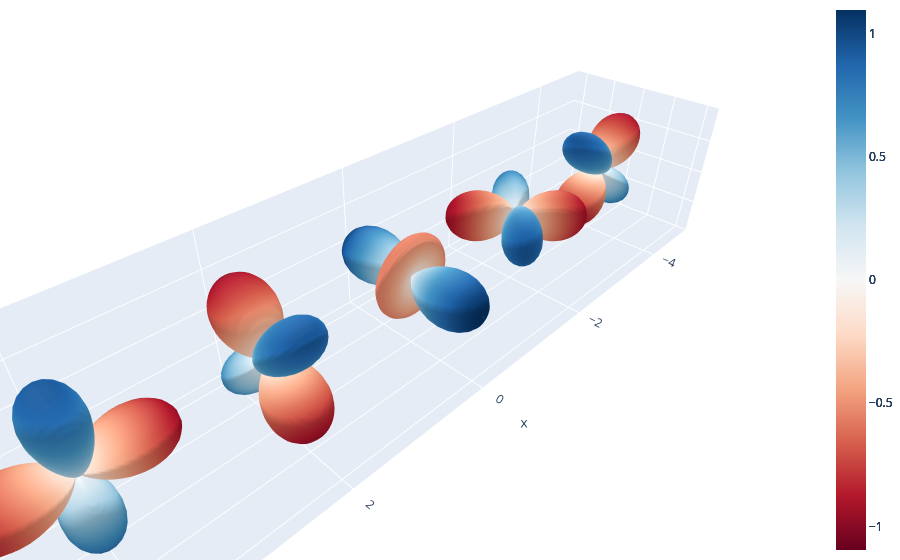

Notebook code for this chart:
### Markdown cell above
These are the $l = 1$ spherical harmonics ($Y^1$).  Now, let's compute $Y^2$.

### Code cell
tp = o3.ElementwiseTensorProduct("1o", "1o", ['2e'], irrep_normalization='norm')
y2 = tp(r, r)
plot(y2)

### Figure 1 — Plotly figure (JSON) as saved in the notebook; plotly's stock layout.template omitted (floating-point values rounded to 4 significant figures; data arrays with more than 128 entries replaced by an {"elided": "..."} marker saying what was removed)
{"data": [{"cmax": 1.095, "cmin": -1.095, "colorscale": [[0, "rgb(103,0,31)"], [0.1, "rgb(178,24,43)"], [0.2, "rgb(214,96,77)"], [0.3, "rgb(244,165,130)"], [0.4, "rgb(253,219,199)"], [0.5, "rgb(247,247,247)"], [0.6, "rgb(209,229,240)"], [0.7, "rgb(146,197,222)"], [0.8, "rgb(67,147,195)"], [0.9, "rgb(33,102,172)"], [1, "rgb(5,48,97)"]], "surfacecolor": {"elided": "80x40 float values"}, "type": "surface", "x": {"elided": "80x40 float values"}, "y": {"elided": "80x40 float values"}, "z": {"elided": "80x40 float values"}}, {"cmax": 1.095, "cmin": -1.095, "colorscale": [[0, "rgb(103,0,31)"], [0.1, "rgb(178,24,43)"], [0.2, "rgb(214,96,77)"], [0.3, "rgb(244,165,130)"], [0.4, "rgb(253,219,199)"], [0.5, "rgb(247,247,247)"], [0.6, "rgb(209,229,240)"], [0.7, "rgb(146,197,222)"], [0.8, "rgb(67,147,195)"], [0.9, "rgb(33,102,172)"], [1, "rgb(5,48,97)"]], "surfacecolor": {"elided": "80x40 float values"}, "type": "surface", "x": {"elided": "80x40 float values"}, "y": {"elided": "80x40 float values"}, "z": {"elided": "80x40 float values"}}, {"cmax": 1.095, "cmin": -1.095, "colorscale": [[0, "rgb(103,0,31)"], [0.1, "rgb(178,24,43)"], [0.2, "rgb(214,96,77)"], [0.3, "rgb(244,165,130)"], [0.4, "rgb(253,219,199)"], [0.5, "rgb(247,247,247)"], [0.6, "rgb(209,229,240)"], [0.7, "rgb(146,197,222)"], [0.8, "rgb(67,147,195)"], [0.9, "rgb(33,102,172)"], [1, "rgb(5,48,97)"]], "surfacecolor": {"elided": "80x40 float values"}, "type": "surface", "x": {"elided": "80x40 float values"}, "y": {"elided": "80x40 float values"}, "z": {"elided": "80x40 float values"}}, {"cmax": 1.095, "cmin": -1.095, "colorscale": [[0, "rgb(103,0,31)"], [0.1, "rgb(178,24,43)"], [0.2, "rgb(214,96,77)"], [0.3, "rgb(244,165,130)"], [0.4, "rgb(253,219,199)"], [0.5, "rgb(247,247,247)"], [0.6, "rgb(209,229,240)"], [0.7, "rgb(146,197,222)"], [0.8, "rgb(67,147,195)"], [0.9, "rgb(33,102,172)"], [1, "rgb(5,48,97)"]], "surfacecolor": {"elided": "80x40 float values"}, "type": "surface", "x": {"elided": "80x40 float values"}, "y": {"elided": "80x40 float values"}, "z": {"elided": "80x40 float values"}}, {"cmax": 1.095, "cmin": -1.095, "colorscale": [[0, "rgb(103,0,31)"], [0.1, "rgb(178,24,43)"], [0.2, "rgb(214,96,77)"], [0.3, "rgb(244,165,130)"], [0.4, "rgb(253,219,199)"], [0.5, "rgb(247,247,247)"], [0.6, "rgb(209,229,240)"], [0.7, "rgb(146,197,222)"], [0.8, "rgb(67,147,195)"], [0.9, "rgb(33,102,172)"], [1, "rgb(5,48,97)"]], "surfacecolor": {"elided": "80x40 float values"}, "type": "surface", "x": {"elided": "80x40 float values"}, "y": {"elided": "80x40 float values"}, "z": {"elided": "80x40 float values"}}], "layout": {"margin": {"b": 0, "l": 0, "r": 0, "t": 0}, "scene": {"aspectmode": "data"}}}
